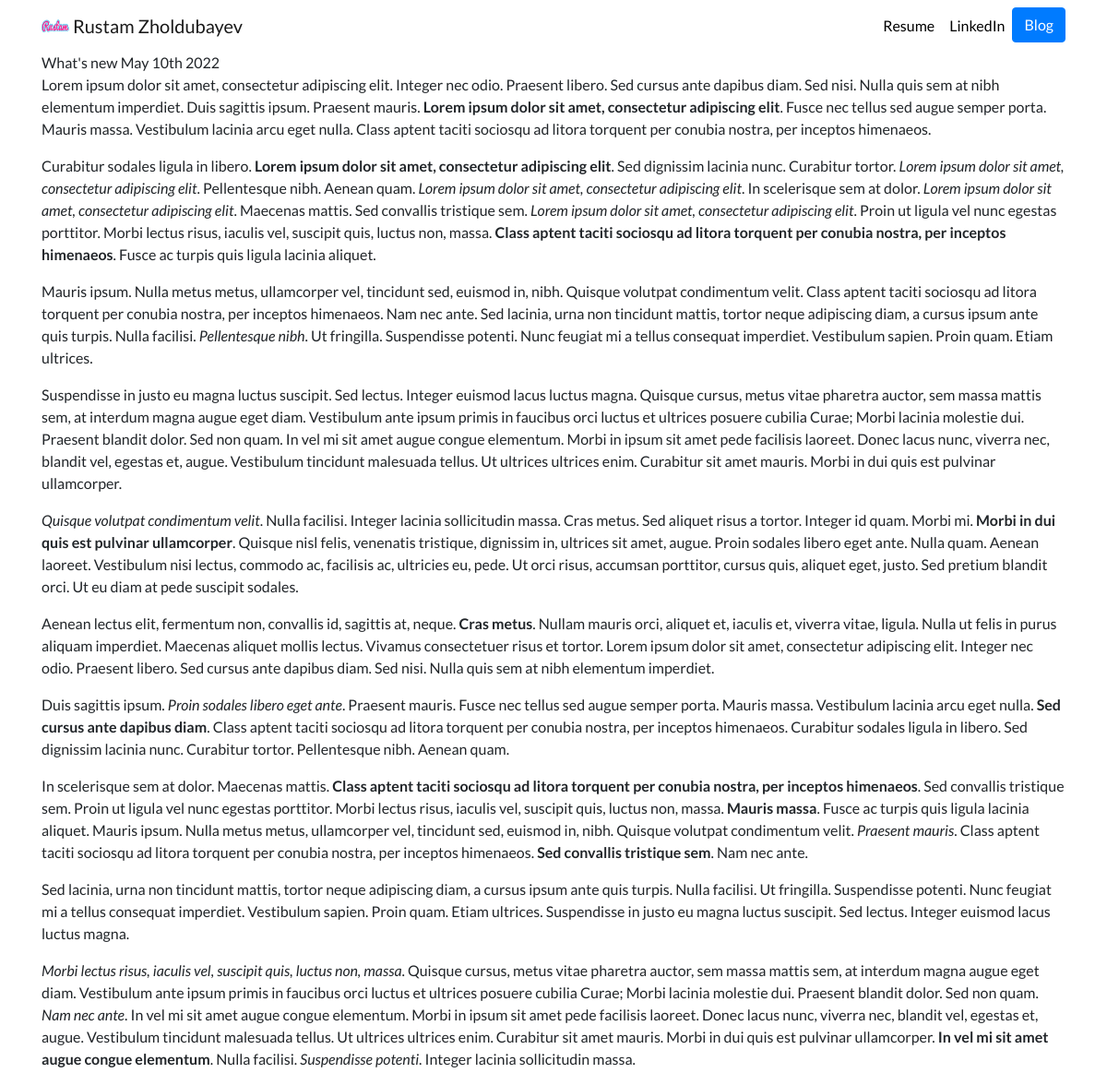
Page /blog/8/ on the committed database.
### blog/models.py (models this page shows, shortened)
class Blog(models.Model):
    title = models.CharField(max_length=200)
    description = models.TextField()
    date = models.DateField()

### blog/views.py (the view)
# urls.py: path('<int:blog_id>/', views.detail, name='detail'),
def detail(request, blog_id):
    blog = get_object_or_404(Blog, pk=blog_id)
    return render(request, 'blog/detail.html', {'blog':blog})

### blog/templates/blog/detail.html
{% extends "portfolio/base.html" %} {% load static %} {% block content %}
{{ blog.title }}
{{ blog.date|date:'F jS Y' }}
{{ blog.description|safe }} {% endblock %}

### portfolio/static/portfolio/custom.css (style rules this page uses)
body { font-family: 'Lato', sans-serif; }

### rows in the picture
Blog: title "What's new", date "May 10th 2022", description "Lorem ipsum dolor sit amet, consectetur adipiscing elit. Integer nec odio. Praesent libero. Sed cursus ante dapibus diam. Sed nisi. Nulla quis sem at nibh elementum imperdiet. Duis sagittis ipsum. Praesent mauris. Lorem ipsum dolor sit amet, consectetur adipiscing elit . Fusce nec tellus sed augue semper porta. Mauris massa. Vestibulum lacinia arcu eget nulla. Class aptent taciti sociosqu ad litora torquent per conubia nostra, per inceptos himenaeos. Curabitur sodales ligula in libero. Lorem ipsum dolor sit amet, consectetur adipiscing elit . Sed dignissim lacinia nunc. Curabitur tortor. Lorem ipsum dolor sit amet, consectetur adipiscing elit . Pellentesque nibh. Aenean quam. Lorem ipsum…"
